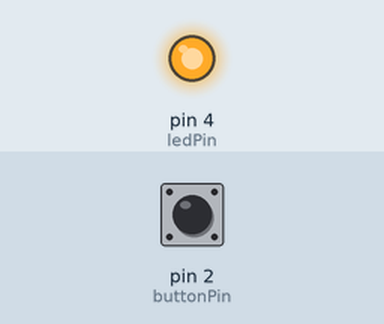
This sketch was run on a simulated Arduino Uno, built with avr-gcc and run on an emulated ATmega328P. Parts: output pins drawn as LEDs (lit = HIGH). Dashed ring = blinking. The inputs (shaded band) are chosen by the test bench; at power-on: pin 2 (buttonPin) LOW.

Above: at 1.2 s.
1.3 s: pin 2 (buttonPin) pulled HIGH for 0.15 s
At 1.9 s:
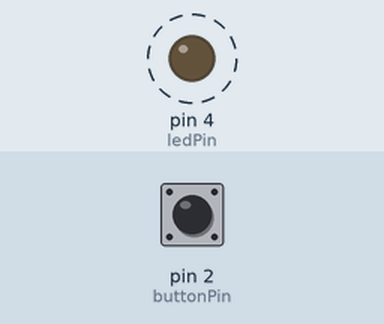
Timing chart, 0 to 10.4 s (numbered marks = the images above; inputs shaded):
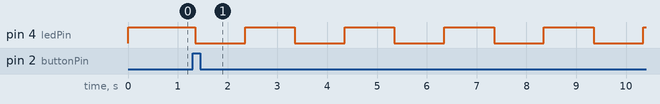

The sketch:

ultraviolett.ino
```cpp
const int buttonPin = 2;    // the pin that the pushbutton is attached to
const int ledPin = 4;       // the pin that the LED is attached to

int buttonPushCounter = 1;   // counter for the number of button presses
int buttonState = 0;         // current state of the button
int lastButtonState = 0;     // previous state of the button
unsigned long previousMillis = 0;
unsigned long fade = 0;
bool neg = 0;

int ledState = HIGH;

void setup() {
  pinMode(buttonPin, INPUT);
  pinMode(ledPin, OUTPUT);
}

void loop() {

  buttonState = digitalRead(buttonPin);

  if (buttonState != lastButtonState) {

    if (buttonState == HIGH) {

      buttonPushCounter++;

    }

    delay(50);

  }

  lastButtonState = buttonState;

  if (buttonPushCounter % 5 == 0) {
    fading();
    buttonPushCounter = 0;
  } else if (buttonPushCounter % 4 == 0) {
    lampeggia(100);
  } else if (buttonPushCounter % 3 == 0) {
    lampeggia(500);
  } else if (buttonPushCounter % 2 == 0) {
    lampeggia(1000);
  } else if (buttonPushCounter % 1 == 0) {
    fisso();
  }

}

void fisso() {
  digitalWrite(ledPin, HIGH);
}

void lampeggia(const long interval) {
  unsigned long currentMillis = millis();

  if (currentMillis - previousMillis >= interval) {
    // save the last time you blinked the LED
    previousMillis = currentMillis;

    // if the LED is off turn it on and vice-versa:
    if (ledState == LOW) {
      ledState = HIGH;
    } else {
      ledState = LOW;
    }

    // set the LED with the ledState of the variable:
    digitalWrite(ledPin, ledState);
  }
}

void fading() {

  unsigned long currentMillis = millis();

  if (currentMillis - previousMillis >= 10) {
    // save the last time you blinked the LED
    previousMillis = currentMillis;
    //  Serial.println(fade);

    if ( neg == 0) {
      fade++;
    } else {
      fade--;
    }

    if (fade > 255) {
      neg = 1;
    } else if (fade == 0 ) {
      neg = 0;
    }
    // set the LED with the ledState of the variable:
    analogWrite(ledPin, fade);
  }
}
```

Measured:
- after the input at 1.3 s, pin 4 (ledPin): alternates HIGH for 1.0 s and LOW for 1.0 s, starting after 0.05 s
